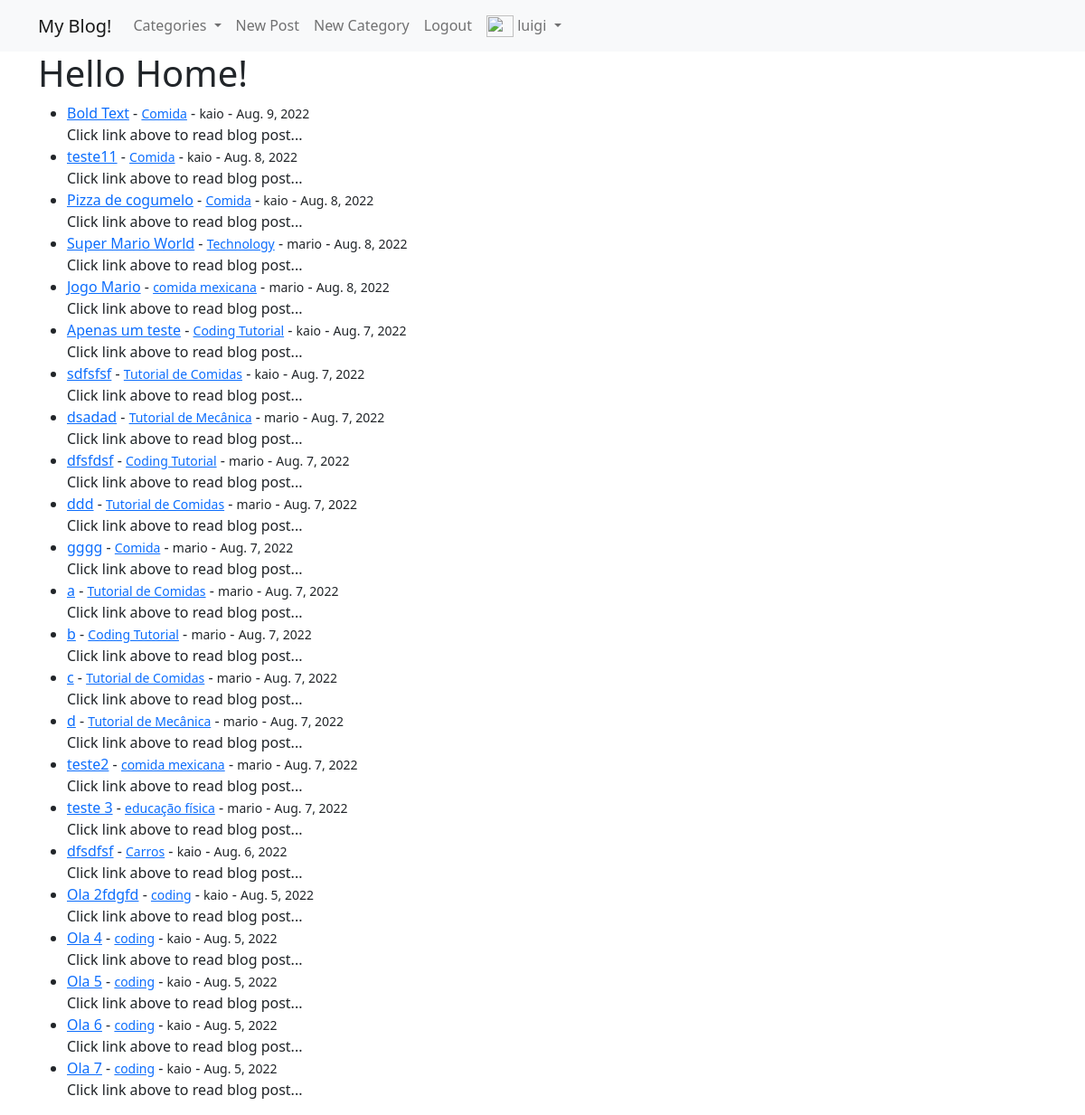
/ (signed in), run on an earlier commit of the app's database.
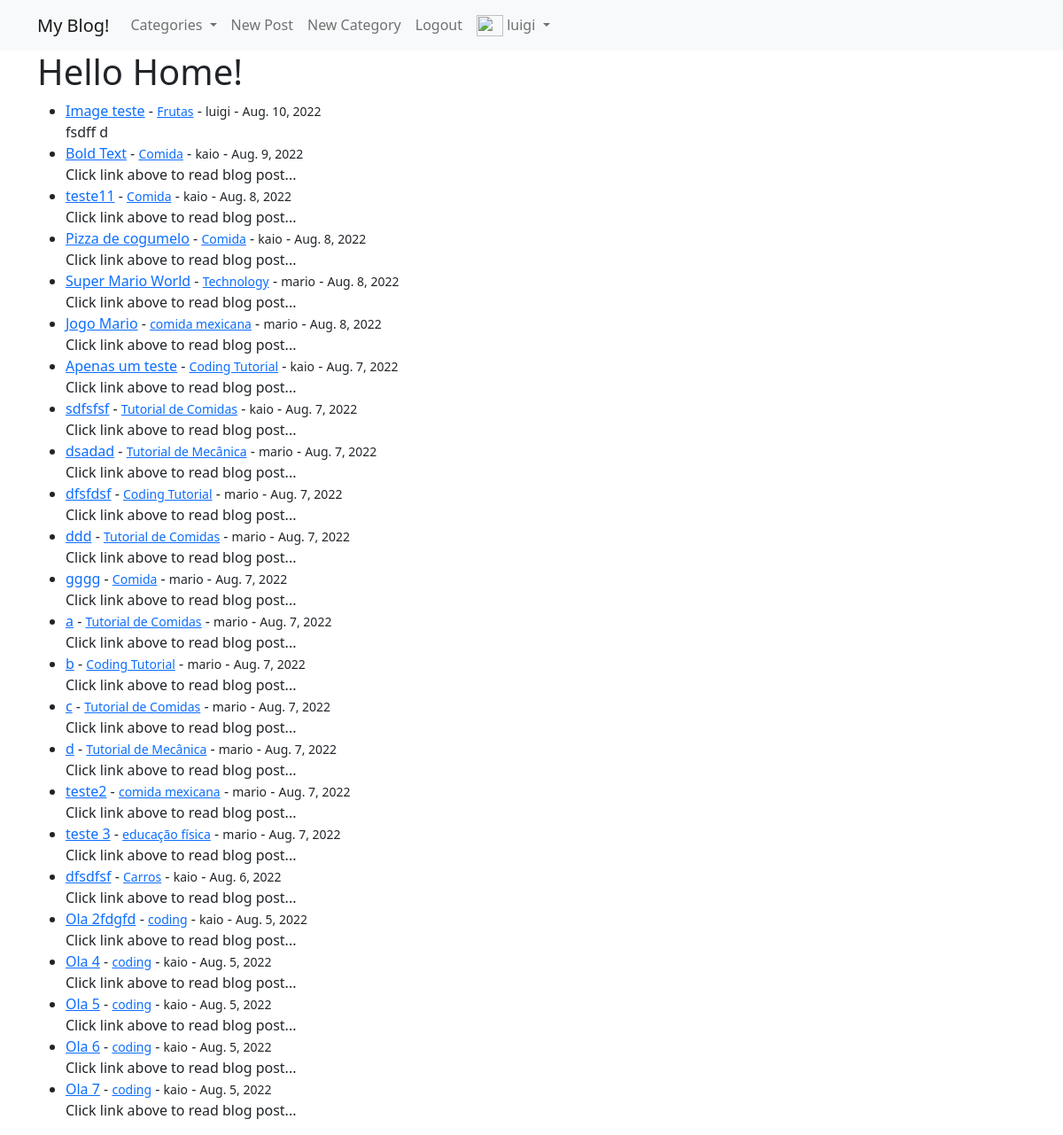
And on a later commit of the database.
### theblog/models.py (models this page shows, shortened)
class Post(models.Model):
  title = models.CharField(max_length=255)
  header_image = models.ImageField(blank=True, null=True, upload_to='images/%Y/%m/%d/')
  title_tag = models.CharField(max_length=255, default="Blog Post")
  author = models.ForeignKey(User, on_delete=models.CASCADE, related_name='posts')
  body = RichTextField(blank=True, null=True)
  create = models.DateField(auto_now_add=True)
  category = models.CharField(max_length=255, default='coding')
  snippet = models.CharField(max_length=255)
  likes = models.ManyToManyField(User, blank=True, related_name='blog_posts')

### theblog/views.py (the view)
# urls.py: path('', views.HomeView.as_view(), name='home'),
class HomeView(ListView):
  model = Post
  template_name = 'theblog/home.html'
  context_object_name = 'posts'
  ordering = ['-create']
  '''
  def get_context_data(self, *args, **kwargs):
    category_menu = Category.objects.all()
    context = super(HomeView, self).get_context_data(*args, **kwargs)
    context['category_menu'] = category_menu
    return context
  '''

### theblog/context_processors.py (called while the page is built)
def categories(request):
   categories = Category.objects.all()
   context = {'categories': categories}
   return context

### theblog/templates/theblog/home.html (shortened to what this page needs)
{% extends 'base.html' %}
{% block content %}
<h1>Hello Home!</h1>
<ul>
  {% for post in posts %}
    <li>
      <a href="{% url 'detail_post' post.id %}">{{post.title}}</a>
      - <small><a href="{% url 'category' post.category %}">{{post.category}}</a></small>
      - <small>{{post.author}}</small>
      - <small>{{post.create}}</small>
    </li>
    {{post.snippet}}
  {% endfor %}
</ul>
{% endblock %}

What changed in the data, as far as the page shows it:
added Post: title "Image teste", category "Frutas", author "luigi", create "Aug. 10, 2022", snippet "fsdff d"
